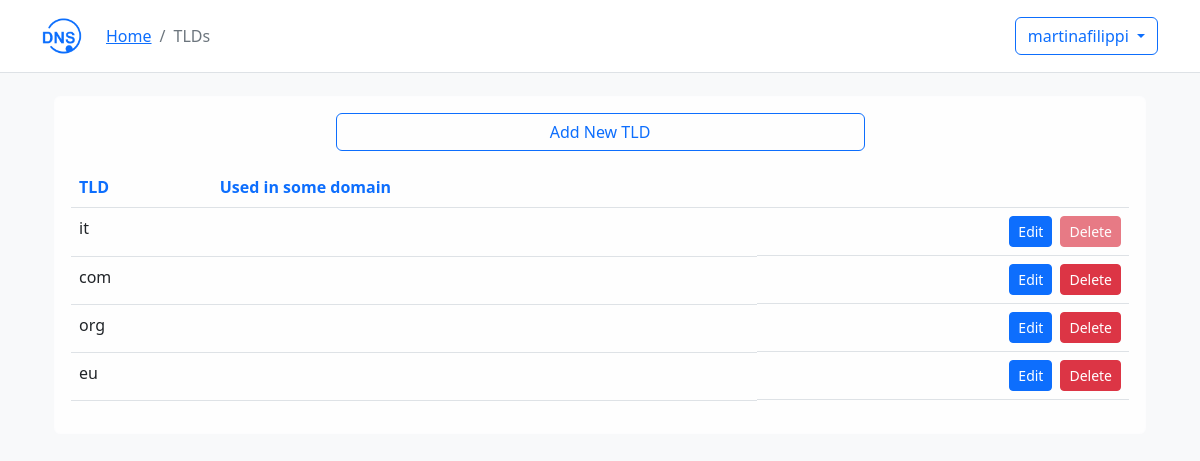
Page /domains/tld (signed in) on the committed database.
### domains/models.py (models this page shows, shortened)
class TLD(models.Model):
    name = models.CharField(max_length=10, null=False)

### domains/views.py (the view)
# urls.py: path('tld', TLDListView.as_view(), name='tld-list'),
class TLDListView(ListView):
    model = TLD
    template_name = 'domains/tld-list.html'
    context_object_name = 'tlds'
    def get_context_data(self, **kwargs):
        context = super().get_context_data(**kwargs)
        tlds_in_use = set(Domain.objects.values_list('TLD', flat=True).distinct())
        context['tlds_in_use'] = tlds_in_use
        return context

### templates/domains/tld-list.html (shortened to what this page needs)
{% extends 'base.html' %}
{% load bootstrap_icons %}
{% load split %}
{% block nav %}
  <ol class="breadcrumb">
    <li class="breadcrumb-item"><a class="link-primary" href="/">Home</a></li>
    <li class="breadcrumb-item active">TLDs</li>
  </ol>
{% endblock nav %}
{% block content %}
<div class="container">
  <div class="alert alert-light" style="color: black;">
    <div class="d-flex justify-content-center mb-3">
      <a href="/domains/tld/create-tld/" class="btn btn-outline-primary w-50">
        {% bs_icon 'plus-lg' size='1em' extra_classes="mb-1 me-1" %} Add New TLD
      </a>
    </div>
    <table class="table">
      <thead>
        <tr>
          <th class="text-primary" scope="col">TLD</th>
          <th class="text-primary" scope="col">Used in some domain</th>
          <th scope="col"></th>
        </tr>
      </thead>
      <tbody>
        {% for tld in tlds %}
          <tr>
            <td>{{ tld.name }}</td>
            <td>
            </td>
            <td class="d-flex justify-content-end">
              <a href="{% url 'update-tld' tld.pk %}" class="btn btn-sm btn-primary me-2">
                {% bs_icon 'pencil-fill' size='1em' extra_classes="mb-1 me-1" %} Edit
              </a>
              {% if tld.id not in tlds_in_use %}
                <a href="{% url 'delete-tld' tld.pk %}" class="btn btn-sm btn-danger">
                  {% bs_icon 'trash3-fill' size='1em' extra_classes="mb-1 me-1" %} Delete
                </a>
              {% else %}
                <button class="btn btn-sm btn-danger" disabled>
                  {% bs_icon 'trash3-fill' size='1em' extra_classes="mb-1 me-1" %} Delete
                </button>
              {% endif %}
            </td>
          </tr>
        {% endfor %}
      </tbody>
    </table>
  </div>
</div>
{% endblock content %}

### templates/base.html (shortened to what this page needs)
{% load static %}
{% load bootstrap_icons %}
<!DOCTYPE html>
<html>
  <head>
    <link
      href="https://cdn.jsdelivr.net/npm/bootstrap@5.2.3/dist/css/bootstrap.min.css"
      rel="stylesheet"
    >
  </head>
  <body class="bg-light">
    {% if user.is_authenticated %}
      <nav class="navbar navbar-light bg-white border-bottom fixed-top" style="min-height: 72px;">
        <div class="container">
          <div class="d-flex align-items-center">
            <a class="navbar-brand" href="/">
              <img src="{% static 'images/dns-icon.png' %}" height="40px" width="40px">
            </a>
            <div class="ms-2 pt-3">
              {% block nav %}
              {% endblock nav %}
            </div>
          </div>
          <div class="d-flex align-items-center">
            <div class="dropdown">
              <button class="btn btn-outline-primary dropdown-toggle" type="button" data-bs-toggle="dropdown">
                {% bs_icon 'person-circle' size='1.3em' extra_classes="mb-1 me-1" %}{{ user }}
              </button>
            </div>
          </div>
        </div>
      </nav>
      <div style="margin-top: 72px;">
        <div class="container py-4" >
          {% block content %}
          {% endblock content %}
        </div>
      </div>
    {% endif %}
  </body>
</html>

### rows in the picture
TLD: name "it", shows "Delete"
TLD: name "com", shows "Delete"
TLD: name "org", shows "Delete"
TLD: name "eu", shows "Delete"

### other values in the picture
{{ user }} "martinafilippi"
